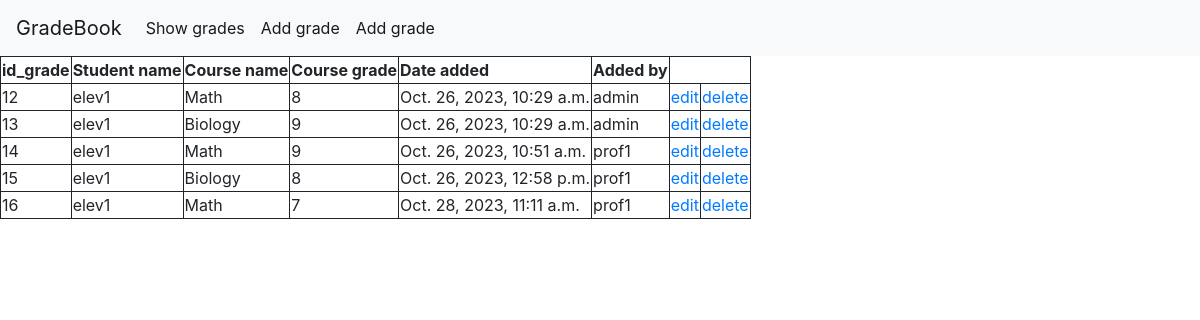
/gradebook/teacher_home/ (signed in), run on the app's committed database.
### gradebook/models.py (models this page shows, shortened)
class Grade(models.Model):
    student_name = models.CharField(max_length=100, blank=True)
    course_name = models.CharField(max_length=100)
    course_grade = models.PositiveIntegerField(validators=[MaxValueValidator(10, message="Grade must be less than or equal to 10.")])
    date_added = models.DateTimeField(default=datetime.now, blank=True)
    added_by = models.CharField(default="prof1", max_length=100)

### gradebook/views.py (the view)
# urls.py: path("teacher_home/", views.teacher_home, name="teacher-page"),
def teacher_home(request):
    all_grades = Grade.objects.all
    grades_context = {"grades": all_grades}
    return render(request, template_name='gradebook/teacher.html', context=grades_context)

### templates/gradebook/teacher.html (shortened to what this page needs)
{% extends "base.html" %}
{% block content %}
    <table>
        <tr>
            <th>id_grade</th>
            <th>Student name</th>
            <th>Course name</th>
            <th>Course grade</th>
            <th>Date added</th>
            <th>Added by</th>
        </tr>
        {% for grade in grades %}
            <tr>
                <td>{{grade.id}}</td>
                <td>{{grade.student_name}}</td>
                <td>{{grade.course_name}}</td>
                <td>{{grade.course_grade}}</td>
                <td>{{grade.date_added}}</td>
                <td>{{grade.added_by}}</td>
                <td><a href="http://127.0.0.1:8000/gradebook/updategrade/{{grade.id}}">edit</a></td>
                <td><a href="http://127.0.0.1:8000/gradebook/deletegrade/{{grade.id}}">delete</a></td>
            </tr>
        {% endfor %}
    </table>
{% endblock %}

### templates/navbar.html (shortened to what this page needs)
<nav class="navbar navbar-expand-lg navbar-light bg-light">
  <a class="navbar-brand" href="/gradebook/">GradeBook</a>
  <div class="collapse navbar-collapse" id="navbarSupportedContent">
    <ul class="navbar-nav mr-auto">
      {% if user.is_authenticated %}
          <li class="nav-item active">
            <a class="nav-link" href="{% url 'show-grades' %}">Show grades</a>
          </li>
          {% for grade in grades %}
              {% if user.username in grade.added_by %}
                  <li class="nav-item active">
                    <a class="nav-link" href="{% url 'add-grade' %}">Add grade</a>
                  </li>
              {% endif %}
          {% endfor %}
      {% endif %}
    </ul>
  </div>
</nav>

### finalproject/static/css/base.css (style rules this page uses)
table, th, td { border: 1px solid; }

### templates/base.html (style rules this page uses)
table, th, td { border: 1px solid; }

### data on the page
Grade: shows "Add grade", id "12", student_name "elev1", course_name "Math", course_grade "8", date_added "Oct. 26, 2023, 10:29 a.m.", added_by "admin"
Grade: shows "Add grade", id "13", student_name "elev1", course_name "Biology", course_grade "9", date_added "Oct. 26, 2023, 10:29 a.m.", added_by "admin"
Grade: id "14", student_name "elev1", course_name "Math", course_grade "9", date_added "Oct. 26, 2023, 10:51 a.m.", added_by "prof1"
Grade: id "15", student_name "elev1", course_name "Biology", course_grade "8", date_added "Oct. 26, 2023, 12:58 p.m.", added_by "prof1"
Grade: id "16", student_name "elev1", course_name "Math", course_grade "7", date_added "Oct. 28, 2023, 11:11 a.m.", added_by "prof1"
